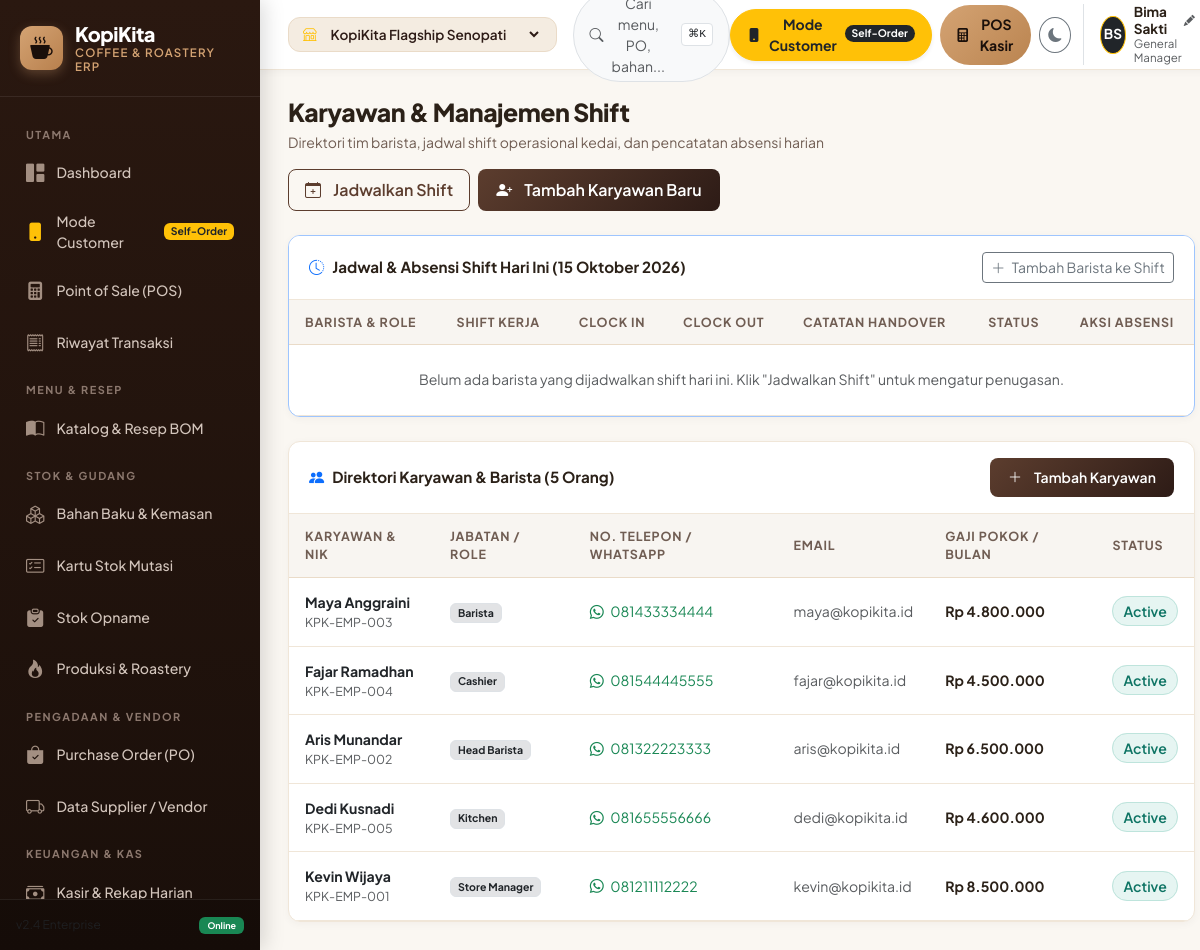
Page /employees.php on the committed database.
### tables this page shows
CREATE TABLE app_settings (
    key_name TEXT PRIMARY KEY,
    val_text TEXT
);

CREATE TABLE employees (
    id INTEGER PRIMARY KEY AUTOINCREMENT,
    nik TEXT UNIQUE NOT NULL,
    name TEXT NOT NULL,
    role TEXT NOT NULL,
    phone TEXT,
    email TEXT,
    salary REAL DEFAULT 0,
    status TEXT DEFAULT 'Active',
    created_at TEXT DEFAULT (datetime('now', 'localtime'))
);

### includes/db.php (called while the page is built, shortened)
<?php
$isVercel = !empty($_ENV['VERCEL']) || !empty(getenv('VERCEL')) || !is_writable(dirname(__DIR__));
try {
    $db = new PDO('sqlite:' . DB_FILE);
    $db->setAttribute(PDO::ATTR_ERRMODE, PDO::ERRMODE_EXCEPTION);
    $db->setAttribute(PDO::ATTR_DEFAULT_FETCH_MODE, PDO::FETCH_ASSOC);
    $db->exec('PRAGMA foreign_keys = ON;');
    if (!$isVercel) {
        $db->exec('PRAGMA journal_mode = WAL;');
    }
} catch (PDOException $e) {
    die("KopiKita ERP Database Error: " . $e->getMessage());
}
function dbQuery($sql, $params = []) {
    global $db;
    $stmt = $db->prepare($sql);
    $stmt->execute($params);
    return $stmt;
}
function dbFetchOne($sql, $params = []) {
    $stmt = dbQuery($sql, $params);
    return $stmt->fetch();
}
function dbFetchAll($sql, $params = []) {
    $stmt = dbQuery($sql, $params);
    return $stmt->fetchAll();
}

### includes/functions.php (called while the page is built, shortened)
<?php
require_once __DIR__ . '/db.php';
function formatRupiah($amount, $withPrefix = true) {
    $num = is_numeric($amount) ? (float)$amount : 0;
    $formatted = number_format($num, 0, ',', '.');
    return $withPrefix ? 'Rp ' . $formatted : $formatted;
}
function formatDate($datetime, $format = 'datetime') {
    $time = strtotime($datetime);
    $bulanIndo = [
        1 => 'Januari', 'Februari', 'Maret', 'April', 'Mei', 'Juni',
        'Juli', 'Agustus', 'September', 'Oktober', 'November', 'Desember'
    ];
    $d = date('j', $time);
    $m = (int)date('n', $time);
    $y = date('Y', $time);
    switch ($format) {
        case 'date':
            return "{$d} {$bulanIndo[$m]} {$y}";
    }
}
function getCurrentOutletId() {
    return $_SESSION['active_outlet_id'] ?? 1;
}
function getCurrentOutlet() {
    $outletId = getCurrentOutletId();
    $outlet = dbFetchOne("SELECT * FROM outlets WHERE id = ?", [$outletId]);
    return $outlet;
}
function getAllOutlets() {
    return dbFetchAll("SELECT * FROM outlets WHERE is_active = 1 ORDER BY id ASC");
}
function getCurrentUser() {
    $managerName = getAppSetting('manager_name', 'Kevin Wijaya');
    $managerRole = getAppSetting('manager_role', 'Store Manager');
    $activeRole = $_SESSION['active_role'] ?? 'manager';
    $initials = '';
    $parts = explode(' ', trim($managerName));
    foreach ($parts as $p) {
        if (!empty($p)) $initials .= strtoupper(substr($p, 0, 1));
        if (strlen($initials) >= 2) break;
    }
    $user = [
        'name' => $managerName,
        'role' => $managerRole,
        'initials' => $initials,
        'active_role' => $activeRole
    ];
    return $user;
}
function getAppSetting($key, $default = '') {
    $row = dbFetchOne("SELECT val_text FROM app_settings WHERE key_name = ?", [$key]);
    return $row ? $row['val_text'] : $default;
}

### employees.php (the view, shortened to what this page needs)
<?php
require_once __DIR__ . '/includes/header.php';
$outletId = $currentOutlet['id'];
$today = date('Y-m-d');
$employees = dbFetchAll("SELECT * FROM employees ORDER BY status ASC, role ASC, name ASC");
$todayShifts = dbFetchAll("
    SELECT s.*, e.name as employee_name, e.role as employee_role, e.nik
    FROM shifts s
    JOIN employees e ON s.employee_id = e.id
    WHERE s.outlet_id = ? AND s.shift_date = ?
    ORDER BY s.id ASC
", [$outletId, $today]);
?>
<div class="page-header">
    <div>
        <h1 class="page-title">Karyawan & Manajemen Shift</h1>
        <p class="page-subtitle">Direktori tim barista, jadwal shift operasional kedai, dan pencatatan absensi harian</p>
    </div>
    <div class="d-flex align-items-center gap-2">
        <button class="btn btn-outline-coffee" data-bs-toggle="modal" data-bs-target="#newShiftModal">
            <i class="bi bi-calendar-plus me-1"></i> Jadwalkan Shift
        </button>
        <button class="btn btn-coffee" data-bs-toggle="modal" data-bs-target="#newEmployeeModal">
            <i class="bi bi-person-plus-fill me-1"></i> Tambah Karyawan Baru
        </button>
    </div>
</div>
<div class="card-coffee border-primary-subtle mb-4">
    <div class="card-header bg-white d-flex justify-content-between align-items-center">
        <div class="d-flex align-items-center gap-2">
            <i class="bi bi-clock-history text-primary"></i>
            <span class="fw-bold">Jadwal & Absensi Shift Hari Ini (<?php echo formatDate($today, 'date'); ?>)</span>
        </div>
        <button class="btn btn-sm btn-outline-secondary" data-bs-toggle="modal" data-bs-target="#newShiftModal">
            <i class="bi bi-plus-lg me-1"></i> Tambah Barista ke Shift
        </button>
    </div>
    <div class="card-body p-0">
        <div class="table-responsive">
            <table class="table-coffee table-hover mb-0">
                <thead>
                    <tr>
                        <th>Barista & Role</th>
                        <th>Shift Kerja</th>
                        <th>Clock In</th>
                        <th>Clock Out</th>
                        <th>Catatan Handover</th>
                        <th>Status</th>
                        <th class="text-center">Aksi Absensi</th>
                    </tr>
                </thead>
                <tbody>
                    <?php if (empty($todayShifts)): ?>
                        <tr>
                            <td colspan="7" class="text-center py-4 text-muted">
                                Belum ada barista yang dijadwalkan shift hari ini. Klik "Jadwalkan Shift" untuk mengatur penugasan.
                            </td>
                        </tr>
                    <?php endif; ?>
                </tbody>
            </table>
        </div>
    </div>
</div>
<div class="card-coffee">
    <div class="card-header d-flex justify-content-between align-items-center">
        <div class="d-flex align-items-center gap-2">
            <i class="bi bi-people-fill text-primary"></i>
            <span class="fw-bold">Direktori Karyawan & Barista (<?php echo count($employees); ?> Orang)</span>
        </div>
        <button class="btn btn-sm btn-coffee" data-bs-toggle="modal" data-bs-target="#newEmployeeModal">
            <i class="bi bi-plus-lg me-1"></i> Tambah Karyawan
        </button>
    </div>
    <div class="table-responsive">
        <table class="table-coffee table-hover">
            <thead>
                <tr>
                    <th>Karyawan & NIK</th>
                    <th>Jabatan / Role</th>
                    <th>No. Telepon / WhatsApp</th>
                    <th>Email</th>
                    <th>Gaji Pokok / Bulan</th>
                    <th>Status</th>
                </tr>
            </thead>
            <tbody>
                <?php foreach ($employees as $e): ?>
                    <tr>
                        <td>
                            <div class="fw-bold text-dark"><?php echo htmlspecialchars($e['name']); ?></div>
                            <div class="text-muted small"><?php echo htmlspecialchars($e['nik']); ?></div>
                        </td>
                        <td>
                            <span class="badge bg-secondary-subtle text-dark border">
                                <?php echo htmlspecialchars($e['role']); ?>
                            </span>
                        </td>
                        <td>
                            <?php if ($e['phone']): ?>
                                <a href="https://wa.me/<?php echo preg_replace('/[^0-9]/', '', $e['phone']); ?>" target="_blank" class="text-decoration-none text-success">
                                    <i class="bi bi-whatsapp me-1"></i> <?php echo htmlspecialchars($e['phone']); ?>
                                </a>
                            <?php else: ?>
                                -
                            <?php endif; ?>
                        </td>
                        <td class="text-muted"><?php echo htmlspecialchars($e['email'] ?: '-'); ?></td>
                        <td class="fw-bold"><?php echo formatRupiah($e['salary']); ?></td>
                        <td>
                            <span class="badge-soft-<?php echo $e['status'] === 'Active' ? 'success' : 'secondary'; ?>">
                                <?php echo htmlspecialchars($e['status']); ?>
                            </span>
                        </td>
                    </tr>
                <?php endforeach; ?>
            </tbody>
        </table>
    </div>
</div>
<?php require_once __DIR__ . '/includes/footer.php'; ?>

### includes/header.php (shortened to what this page needs)
<?php
require_once __DIR__ . '/functions.php';
$currentOutlet = getCurrentOutlet();
$allOutlets = getAllOutlets();
$currentUser = getCurrentUser();
?>
<!DOCTYPE html>
<html lang="id" data-theme="light">
<head>
    <link href="https://cdn.jsdelivr.net/npm/bootstrap@5.3.3/dist/css/bootstrap.min.css" rel="stylesheet">
    <link rel="stylesheet" href="https://cdn.jsdelivr.net/npm/bootstrap-icons@1.11.3/font/bootstrap-icons.min.css">
    <link rel="stylesheet" href="assets/css/style.css">
</head>
<body>
<div class="app-container">
    <?php require_once __DIR__ . '/sidebar.php'; ?>
    <div class="app-main">
        <header class="app-header">
            <div class="d-flex align-items-center gap-3">
                <div class="outlet-badge">
                    <i class="bi bi-shop text-warning"></i>
                    <select onchange="window.location.href='?outlet_id=' + this.value;" title="Ganti Cabang Aktif">
                        <?php foreach ($allOutlets as $o): ?>
                            <option value="<?php echo $o['id']; ?>" <?php echo $o['id'] == $currentOutlet['id'] ? 'selected' : ''; ?>>
                                <?php echo htmlspecialchars($o['name']); ?>
                            </option>
                        <?php endforeach; ?>
                    </select>
                </div>
                <button class="btn btn-sm btn-light border d-none d-lg-flex align-items-center gap-2 text-muted px-3 rounded-pill" onclick="openCommandPalette()">
                    <i class="bi bi-search"></i>
                    <span>Cari menu, PO, bahan...</span>
                    <kbd class="bg-white border text-dark ms-2" style="font-size: 0.7rem; padding: 2px 6px; border-radius: 4px;">⌘K</kbd>
                </button>
            </div>
            <div class="d-flex align-items-center gap-2">
                <a href="customer.php" class="btn btn-warning btn-sm d-flex align-items-center gap-2 px-3 fw-bold rounded-pill text-dark shadow-sm" title="Buka Portal Pemesanan Pelanggan">
                    <i class="bi bi-phone-fill"></i>
                    <span class="d-none d-sm-inline">Mode Customer</span>
                    <span class="badge bg-dark text-white rounded-pill" style="font-size: 0.65rem;">Self-Order</span>
                </a>
                <a href="pos.php" class="btn btn-accent btn-sm d-flex align-items-center gap-2 px-3 rounded-pill">
                    <i class="bi bi-calculator-fill"></i>
                    <span class="d-none d-md-inline">POS Kasir</span>
                </a>
                <button class="btn btn-sm btn-outline-secondary rounded-circle" id="themeToggleBtn" title="Ganti Tema (Dark/Light)" onclick="toggleTheme()" style="width: 36px; height: 36px; display: flex; align-items: center; justify-content: center;">
                    <i class="bi bi-moon-fill" id="themeIcon"></i>
                </button>
                <div class="d-flex align-items-center gap-2 border-start ps-3 ms-1" style="cursor: pointer;" data-bs-toggle="modal" data-bs-target="#userProfileModal" title="Klik untuk Ganti Nama Manager & Role">
                    <div class="rounded-circle bg-dark text-white d-flex align-items-center justify-content-center border border-warning" style="width: 38px; height: 38px; font-weight: 700; font-size: 0.85rem;" id="headerUserInitials">
                        <?php echo htmlspecialchars($currentUser['initials']); ?>
                    </div>
                    <div class="d-none d-md-block text-start" style="line-height: 1.2;">
                        <div class="fw-bold d-flex align-items-center gap-1" style="font-size: 0.85rem;">
                            <span id="headerUserName"><?php echo htmlspecialchars($currentUser['name']); ?></span>
                            <i class="bi bi-pencil-fill text-muted" style="font-size: 0.7rem;"></i>
                        </div>
                        <div class="text-muted" style="font-size: 0.72rem;" id="headerUserRole"><?php echo htmlspecialchars($currentUser['role']); ?></div>
                    </div>
                </div>
            </div>
        </header>
        <main class="page-body">

### rows in the picture
app_settings: val_text "Bima Sakti"
employees: name "Maya Anggraini", nik "KPK-EMP-003", role "Barista", phone "081433334444", email "maya@kopikita.id", salary "Rp 4.800.000", status "Active"
employees: name "Fajar Ramadhan", nik "KPK-EMP-004", role "Cashier", phone "081544445555", email "fajar@kopikita.id", salary "Rp 4.500.000", status "Active"
employees: name "Aris Munandar", nik "KPK-EMP-002", role "Head Barista", phone "081322223333", email "aris@kopikita.id", salary "Rp 6.500.000", status "Active"
employees: name "Dedi Kusnadi", nik "KPK-EMP-005", role "Kitchen", phone "081655556666", email "dedi@kopikita.id", salary "Rp 4.600.000", status "Active"
employees: name "Kevin Wijaya", nik "KPK-EMP-001", role "Store Manager", phone "081211112222", email "kevin@kopikita.id", salary "Rp 8.500.000", status "Active"

### other values in the picture
$currentUser['initials'] "BS"
$currentUser['role'] "General Manager"
count($employees) "5"
form field value "KopiKita Flagship Senopati"
